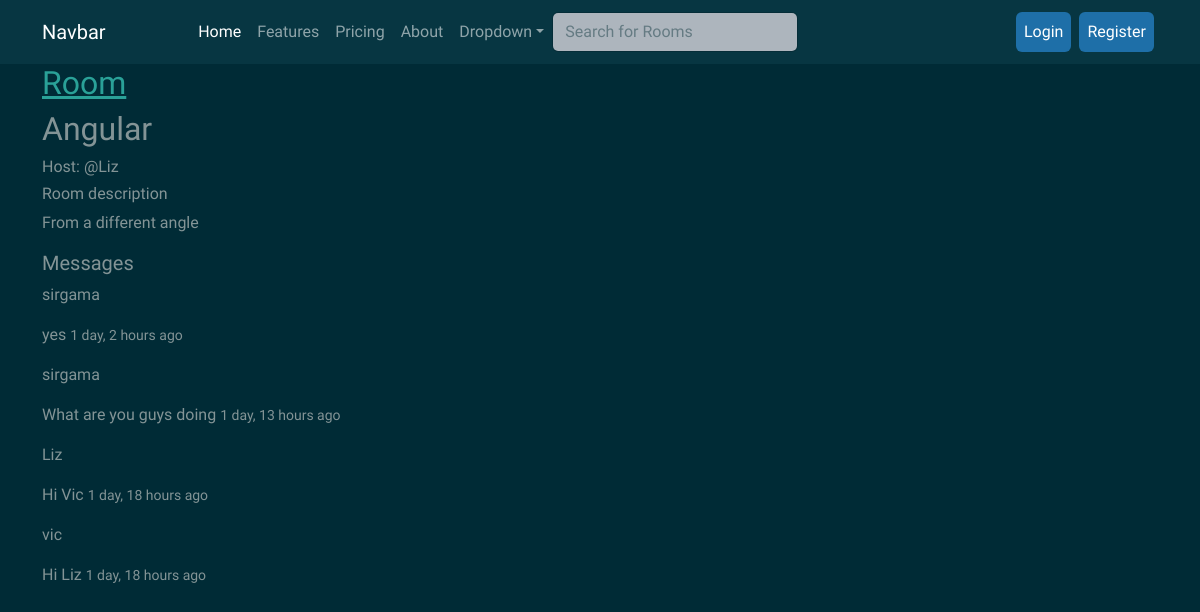
Page /room/3/ on the committed database.
### mainapp/models.py (models this page shows, shortened)
class Room(models.Model):
    host = models.ForeignKey(User,on_delete=models.SET_NULL, null=True)
    topic = models.ForeignKey(Topic, on_delete=models.SET_NULL, null=True)
    name = models.CharField(max_length=100)
    description = models.TextField(null=True, blank=True)
    participants = models.ManyToManyField(User, related_name='participants', blank=True)
    updated = models.DateTimeField(auto_now=True)
    created = models.DateTimeField(auto_now_add=True)
    class Meta:
        ordering = ['-updated', '-created']

class Message(models.Model):
    user = models.ForeignKey(User, on_delete=models.CASCADE)
    room = models.ForeignKey(Room, on_delete=models.CASCADE)
    body = models.TextField()
    updated = models.DateTimeField(auto_now=True)
    created = models.DateTimeField(auto_now_add=True)
    class Meta:
        ordering = ['-updated', '-created']

### mainapp/views.py (the view, shortened to what this page needs)
# urls.py: path('room/<str:pk>/', views.room, name='room'),
def room(request, pk):
    room = Room.objects.get(id=pk)
    roomchats = room.message_set.all().order_by('-created')
    participants = room.participants.all()
    context = {
        "room" : room,
        "roomchats":roomchats,
        "members":participants
    }
    return render(request, 'mainapp/room.html', context)

### mainapp/templates/mainapp/room.html (shortened to what this page needs)
{% extends 'mainapp/base.html' %}
{% load static %}
{% block content %}
{% include 'mainapp/navbar.html' %}
<div class="container">
    <div class="row">
        <div class="col-md-7">
            <a href="{% url 'home' %}"><h2>Room</h2></a>
                <h2>{{room.name}}</h2>
                <h6>Host: @{{room.host.username}}</h6>
                <h6>Room description</h6>
                <p>{{room.description}}</p>
                <h5>Messages</h5>
                    {% for mess in roomchats %}
                        <p>{{mess.user}}    </p>
                        <p>{{mess.body}}  <small>{{mess.created | timesince}} ago</small></p>
                    {% endfor %}
{% endblock %}

### rows in the picture
Room: name "Angular", host.username "Liz", description "From a different angle"
Message: user "sirgama", body "yes", created "1 day, 2 hours"
Message: user "sirgama", body "What are you guys doing", created "1 day, 13 hours"
Message: user "Liz", body "Hi Vic", created "1 day, 18 hours"
Message: user "vic", body "Hi Liz", created "1 day, 18 hours"
